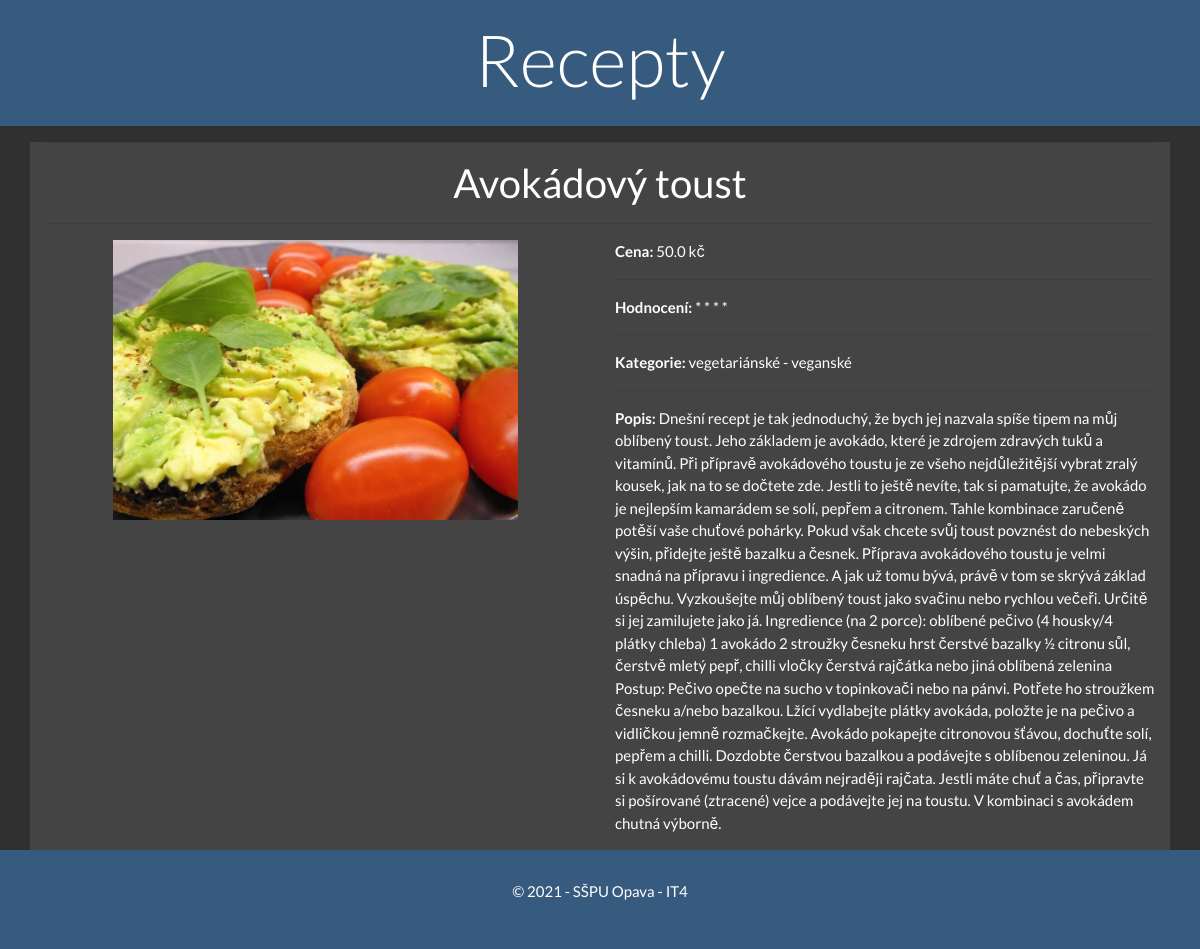
The page /jidlo/detail/1 on the database its author committed.
### jidlo/models.py (models this page shows, shortened)
class Jidlo(models.Model):
    nazev = models.CharField(max_length=100, verbose_name="Název jídla",
                             help_text='Zadejte text o maximální délce 100 znaků')
    popis = models.TextField(blank=True, null=True, verbose_name="Popis jídla")
    cena = models.FloatField(validators=[MinValueValidator(0.0)], null=True,
                             help_text="Zadejte nezáporné desetinné číslo", verbose_name="Cena")
    HODNOCENÍ = (
        (5, 'mňamina'),
        (4, 'dobré jídlo'),
        (3, 'průměrné jídlo'),
        (2, 'nic moc jídlo'),
        (1, 'špatné jídlo'),
    )
    hodnocení = models.IntegerField(choices=HODNOCENÍ, blank=True, default=3, verbose_name="Hodnocení jídla",
                                    help_text='Vyberte označení hodnocení')
    foto = models.ImageField(upload_to='Jidlo/%Y/%m/%d/', blank=True, null=True, verbose_name="Fotka jídla")
    kategorie = models.ForeignKey(Kategorie, on_delete=models.RESTRICT)
    class Meta:
        ordering = ["cena", "nazev"]
        verbose_name = 'jídlo'
        verbose_name_plural = 'jídla'

class Kategorie(models.Model):
    oznaceni_kategorie = models.CharField(max_length=50, unique=True, verbose_name="Označení kategorie jídel",
                                          help_text='Zadejte text o maximální délce 50 znaků; text musí být jedinečný')
    OBLAST = (
        ('pálivé', 'Pálivé'),
        ('minutka', 'Minutka'),
        ('česká kuchyně', 'Česká kuchyně'),
        ('asijské', 'Asijské'),
        ('mexické', 'Mexické'),
        ('bez lepku', 'Bez lepku'),
        ('vegetariánské', 'Vegetariánské'),
    )
    oblast = models.CharField(max_length=20, choices=OBLAST, blank=True, default='pálivé', verbose_name="Oblast",
                              help_text='Vyberte označení oblasti')
    class Meta:
        ordering = ["oznaceni_kategorie"]
        verbose_name = 'Kategorie jídla'
        verbose_name_plural = 'Kategorie jídla'

### jidlo/views.py (the view)
# urls.py: path('detail/<int:pk>', views.JidloDetailView.as_view(), name='detail'),
class JidloDetailView(DetailView):
    model = Jidlo
    context_object_name = 'jidlo'
    template_name = 'detail.html'

### jidlo/templates/detail.html (shortened to what this page needs)
{% extends 'base.html' %}
{% block content %}
    <hr>
    <h2 class="text-center">{{ jidlo.nazev }}</h2>
    <hr>
    <div class="row">
        <div class="col text-center">
            <p><img src="{{ jidlo.foto.url }}" alt="{{ jidlo.nazev }}" width="75%"></p>
        </div>
        <div class="col">
            <p><b>Cena:</b> {{ jidlo.cena }} kč</p>
            <hr>
            <p><b>Hodnocení:</b> {% for star in "x"|ljust:jidlo.hodnocení %} * {% endfor %}</p>
            <hr>
            <p><b>Kategorie:</b> {{ jidlo.kategorie.oblast }} - {{ jidlo.kategorie.oznaceni_kategorie }}</p>
            <hr>
            <p><b>Popis:</b> {{ jidlo.popis }}</p>
        </div>
    </div>
{% endblock %}

### jidlo/templates/base.html (shortened to what this page needs)
<!DOCTYPE html>
<html lang="cs">
<head>
    {% load static %}
    <link rel="stylesheet" href="{% static 'css/bootstrap.css' %}">
    <link rel="stylesheet" href="{% static 'css/styles.css' %}">
</head>
<body class="bg-dark">
    <header class="jumbotron-fluid bg-primary p-3">
        <h1 class="text-center display-3">Recepty</h1>
    </header>
    <main class="container bg-secondary">
    {% block content %}{% endblock %}
    </main>
    <footer class="bg-primary jumbotron-fluid">
        <p class="text-center">&copy; 2021 - SŠPU Opava - IT4</p>
    </footer>
</body>
</html>

### jidlo/static/css/styles.css (style rules this page uses)
footer { padding: 30px; }

### rows shown on the page
Jidlo: nazev "Avokádový toust", foto (picture), cena "50.0", hodnocení 4 (drawn), kategorie.oblast "vegetariánské", kategorie.oznaceni_kategorie "veganské", popis "Dnešní recept je tak jednoduchý, že bych jej nazvala spíše tipem na můj oblíbený toust. Jeho základem je avokádo, které je zdrojem zdravých tuků a vitamínů. Při přípravě avokádového toustu je ze všeho nejdůležitější vybrat zralý kousek, jak na to se dočtete zde. Jestli to ještě nevíte, tak si pamatujte, že avokádo je nejlepším kamarádem se solí, pepřem a citronem. Tahle kombinace zaručeně potěší vaše chuťové pohárky. Pokud však chcete svůj toust povznést do nebeských výšin, přidejte ještě bazalku a česnek. Příprava avokádového toustu je velmi snadná na přípravu i ingredience. A jak už tomu bývá, právě v tom se skrývá základ úspěchu. Vyzkoušejte můj oblíbený toust jako svačinu nebo rychlou…"
